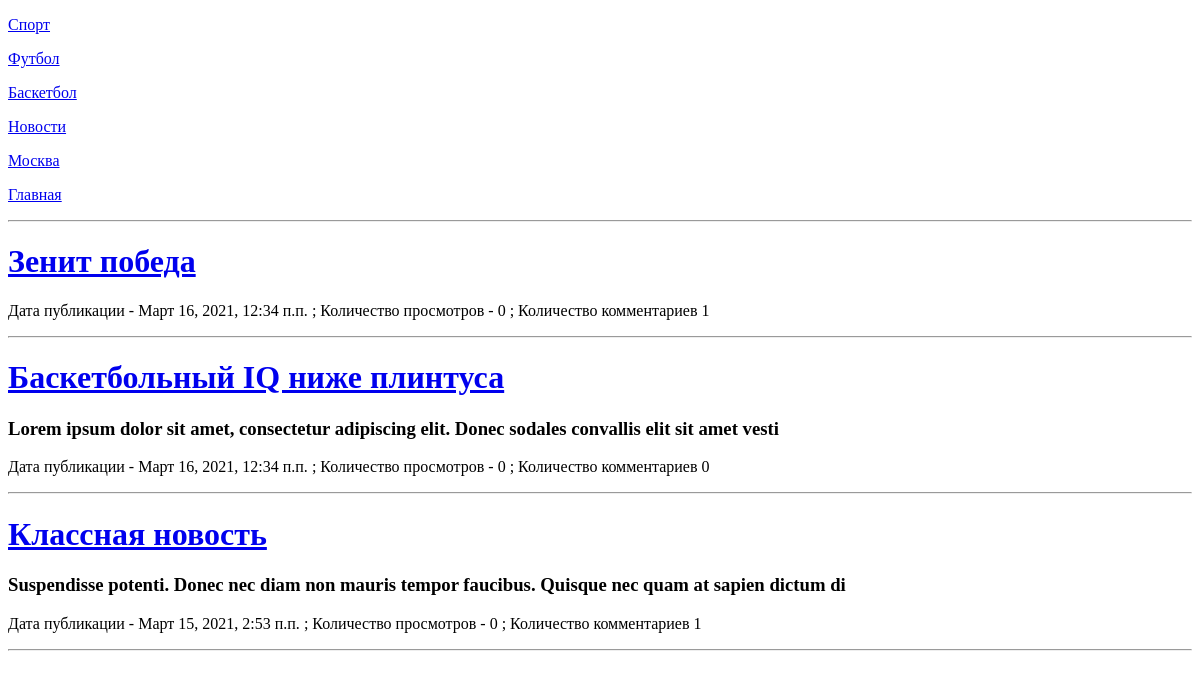
/, run on an earlier commit of the app's database.
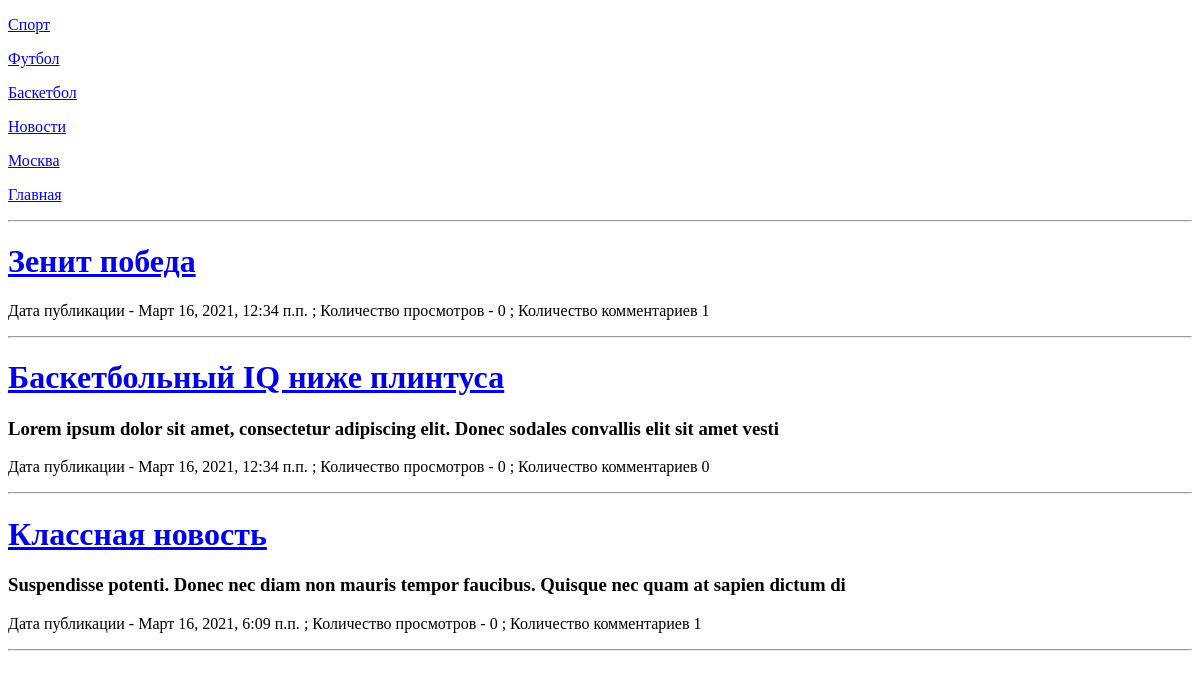
And on a later commit of the database.
### blog/models.py (models this page shows, shortened)
class Post(models.Model):
    author = models.ForeignKey(User, verbose_name='Автор', on_delete=models.SET_NULL, null=True, blank=True)
    title = models.CharField('Заголовок', max_length=100)
    subtitle = models.CharField('Подзаголовок', max_length=500, blank=True, null=True)
    mini_text = models.TextField('Краткое содержание', max_length=100, blank=True, null=True)
    text = models.TextField('Текст', max_length=5000)
    created_date = models.DateTimeField(auto_now_add=True, auto_now=False)
    edited_date = models.DateTimeField('Дата редактирования', default=timezone.now, blank=True, null=True)
    published_date = models.DateTimeField('Дата публикации', default=timezone.now, blank=True, null=True)
    published = models.BooleanField('Опубликовать', default=True)
    slug = models.SlugField('url', max_length=100)
    category = models.ForeignKey(Category, verbose_name='Категория', on_delete=models.CASCADE, null=True)
    tags = models.ManyToManyField(Tag, verbose_name='Тег', blank=True)
    img = models.ImageField('Главная фотография', upload_to='post/', null=True, blank=True)
    template = models.CharField('Шаблон', max_length=500, default='blog/post_detail.html')
    viewed = models.PositiveIntegerField('Просмотрено', default=0)
    status = models.BooleanField('Для зарегистрированных', default=False)
    sort = models.PositiveIntegerField('Порядок', default=0)
    def get_absolute_url(self):
        return reverse('detail_post', kwargs={'category': self.category.slug, 'slug': self.slug})
    def get_comment_count(self):
        return self.comments.count()
    def get_category_template(self):
        return self.category.template
    class Meta:
        verbose_name = 'Пост'
        verbose_name_plural = 'Посты'

### blog/views.py (the view)
# urls.py: path('', views.PostListView.as_view()),
class PostListView(View):
    def get_queryset(self):
        return Post.objects.filter(published=True, published_date__lte=timezone.now())  # У мишани datetime.now()
    def get(self, request, category_slug=None, slug=None):
        category_list = Category.objects.filter(published=True)
        if category_slug is not None:
            posts = self.get_queryset().filter(category__slug=category_slug, category__published=True)
        elif slug is not None:
            posts = self.get_queryset().filter(tags__slug=slug, tags__published=True)
        else:
            posts = self.get_queryset()
        if posts.exists():
            template = posts.first().get_category_template()
        else:
            template = 'blog/post_list.html'
        return render(request, template, {
            'categories': category_list,
            'posts': posts
        })

### blog/models.py (called while the page is built)
    def get_absolute_url(self):
        return reverse('category', kwargs={'category_slug': self.slug})

### templates/blog/post_list.html (shortened to what this page needs)
<!DOCTYPE html>
<html lang="en">
<head>
</head>
<body>
    {% for category in categories %}
    <p><a href="{{ category.get_absolute_url }}"> {{ category.name }}</a></p>
    {% endfor %}
    <p><a href="/">Главная</a></p>
    <hr>
    {% if posts %}
        {% for post in posts %}
            <h1><a href="{{ post.get_absolute_url }}"> {{ post.title }}</a></h1>
            <h3>{{ post.mini_text }}</h3>
            <p>Дата публикации - {{ post.published_date }} ;
            Количество просмотров - {{ post.viewed }} ;
            Количество комментариев {{ post.get_comment_count }}
    </p>
    <hr>
    {% endfor %}
    {% else %}
        <h1>Статей нет</h1>
    {% endif %}
</body>
</html>

What changed in the data, as far as the page shows it:
changed Post "Классная новость": published_date "Март 15, 2021, 2:53 п.п." → "Март 16, 2021, 6:09 п.п."
